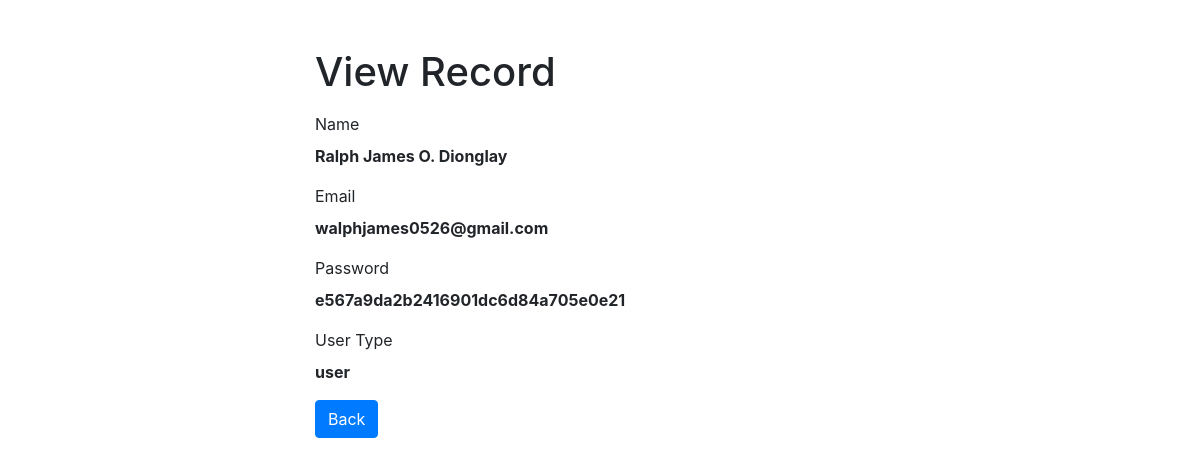
Screenshot of /crud_admin/read.php?id=1 with the database file from the repository.
### tables this page shows
CREATE TABLE `user_form` (
  `id` int(255) NOT NULL,
  `name` varchar(255) NOT NULL,
  `email` varchar(255) NOT NULL,
  `password` varchar(255) NOT NULL,
  `user_type` varchar(255) NOT NULL DEFAULT 'user'
);

### crud_admin/read.php (the view, shortened to what this page needs)
<?php
if(isset($_GET["id"]) && !empty(trim($_GET["id"]))){
    require_once "config.php";
    $sql = "SELECT * FROM user_form WHERE id = ?";
    if($stmt = mysqli_prepare($link, $sql)){
        mysqli_stmt_bind_param($stmt, "i", $param_id);
        if(mysqli_stmt_execute($stmt)){
            $result = mysqli_stmt_get_result($stmt);
            if(mysqli_num_rows($result) == 1){
                $row = mysqli_fetch_array($result, MYSQLI_ASSOC);
            } else{
                header("location: error.php");
                exit();
            }
        } else{
            echo "Oops! Something went wrong. Please try again later.";
        }
    }
} else{
    header("location: error.php");
    exit();
}
?>
<!DOCTYPE html>
<html lang="en">
<head>
    <link rel="stylesheet" href="https://stackpath.bootstrapcdn.com/bootstrap/4.5.2/css/bootstrap.min.css">
</head>
<body>
    <div class="wrapper">
        <div class="container-fluid">
            <div class="row">
                <div class="col-md-12">
                    <h1 class="mt-5 mb-3">View Record</h1>
                    <div class="form-group">
                        <label>Name</label>
                        <p><b><?php echo $row["name"]; ?></b></p>
                    </div>
                    <div class="form-group">
                        <label>Email</label>
                        <p><b><?php echo $row["email"]; ?></b></p>
                    </div>
                    <div class="form-group">
                        <label>Password</label>
                        <p><b><?php echo $row["password"]; ?></b></p>
                    </div>
                    <div class="form-group">
                        <label>User Type</label>
                        <p><b><?php echo $row["user_type"]; ?></b></p>
                    </div>
                    <p><a href="crud.php" class="btn btn-primary">Back</a></p>
                </div>
            </div>
        </div>
    </div>
</body>
</html>

### crud_admin/read.php (style rules this page uses)
.wrapper { width: 600px; margin: 0 auto; }

### rows the page displays
user_form: name "Ralph James O. Dionglay", email "walphjames0526@gmail.com", password "e567a9da2b2416901dc6d84a705e0e21", user_type "user"
